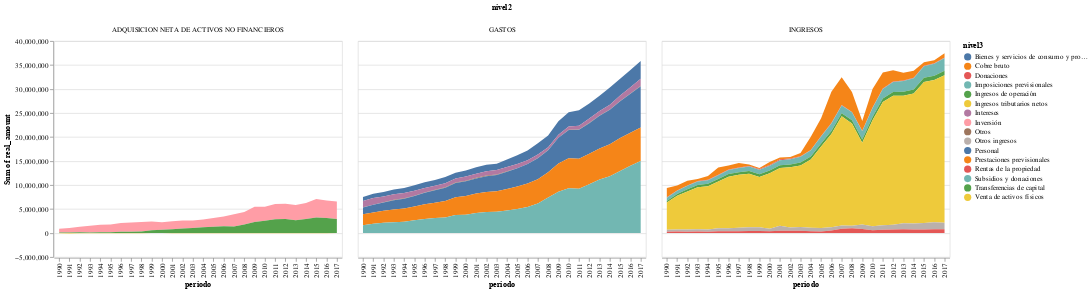

Notebook code for this chart:
### Code cell
alt.Chart(spend_gob).mark_area().encode(
    x='periodo:O',
    y='sum(real_amount):Q',
    color='nivel3',
    column='nivel2'
)

### Figure 1 — Vega-Lite specification as saved in the notebook (floating-point values rounded to 4 significant figures; data arrays with more than 128 entries replaced by an {"elided": "..."} marker saying what was removed)
{"$schema": "https://vega.github.io/schema/vega-lite/v2.4.1.json", "config": {"view": {"height": 300, "width": 400}}, "data": {"values": {"elided": "448 records"}}, "encoding": {"color": {"field": "nivel3", "type": "nominal"}, "column": {"field": "nivel2", "type": "nominal"}, "x": {"field": "periodo", "type": "ordinal"}, "y": {"aggregate": "sum", "field": "real_amount", "type": "quantitative"}}, "mark": "area"}
